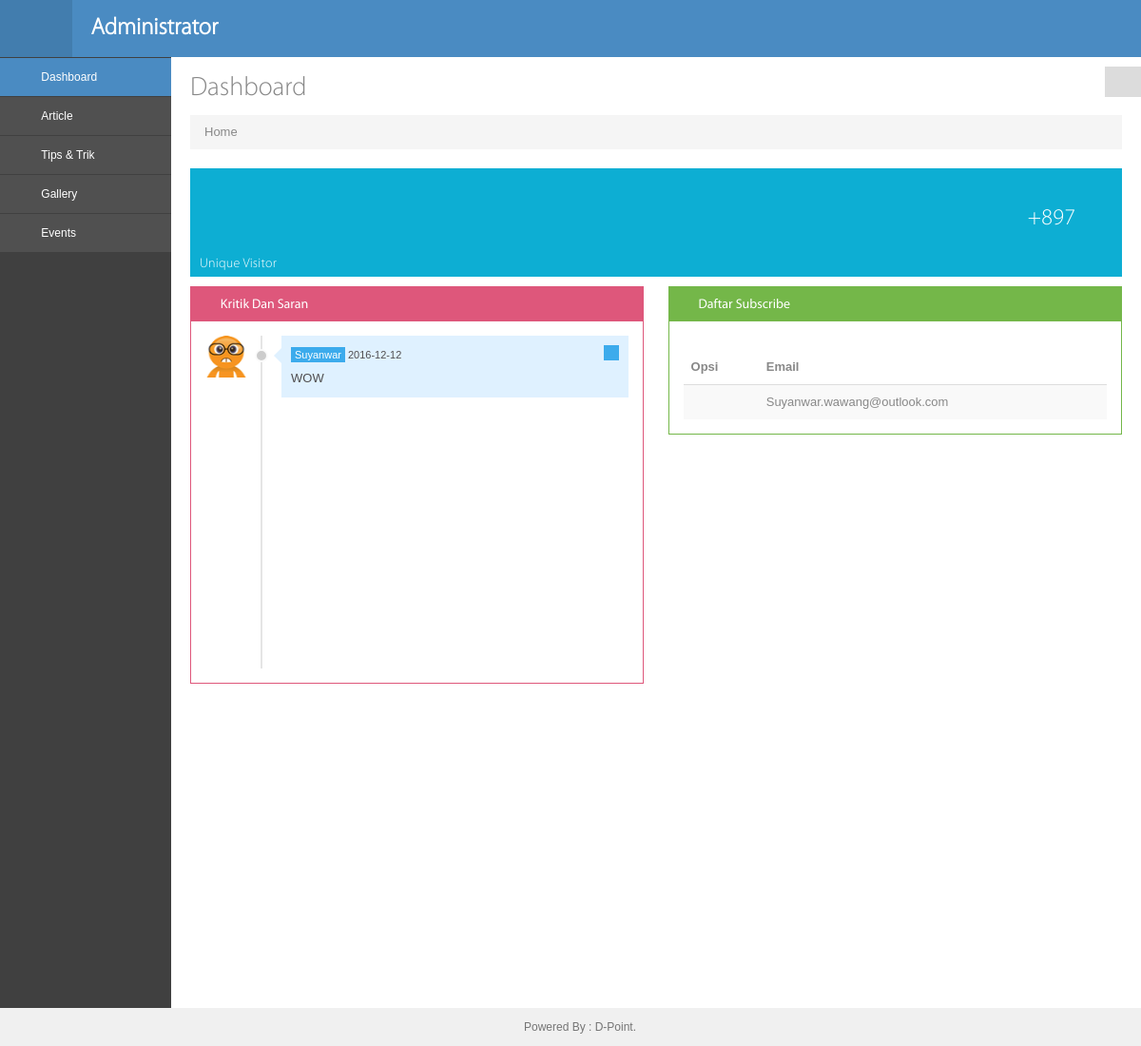
/administrator/dashboard.php (signed in), run on the app's committed database.
### tables this page shows
CREATE TABLE `kritik_saran` (
  `isi_id` int(5) NOT NULL,
  `nama` varchar(50) NOT NULL,
  `isi` longtext NOT NULL,
  `email` varchar(50) NOT NULL,
  `tanggal` date NOT NULL
);

CREATE TABLE `subscribers` (
  `id` int(11) NOT NULL,
  `email` varchar(100) NOT NULL
);

### administrator/dashboard.php (the view, shortened to what this page needs)
<!DOCTYPE html>
<?php
include ('../koneksi.php');
?>
<head>
   <link href="assets/bootstrap/css/bootstrap.min.css" rel="stylesheet" />
   <link href="assets/bootstrap/css/bootstrap-responsive.min.css" rel="stylesheet" />
   <link href="assets/bootstrap/css/bootstrap-fileupload.css" rel="stylesheet" />
   <link href="assets/font-awesome/css/font-awesome.css" rel="stylesheet" />
   <link href="css/style.css" rel="stylesheet" />
   <link href="css/style-responsive.css" rel="stylesheet" />
   <link href="css/style-default.css" rel="stylesheet" id="style_color" />
   <link rel="stylesheet" href="assets/data-tables/DT_bootstrap.css" />
</head>
<body class="fixed-top">
   <div id="header" class="navbar navbar-inverse navbar-fixed-top">
       <div class="navbar-inner">
           <div class="container-fluid">
               <div class="sidebar-toggle-box hidden-phone">
                   <div class="icon-reorder"></div>
               </div>
               <a class="brand" href="dashboard.php">
                   <h3 class="sub-menu">Administrator</h3>
               </a>
               <div class="top-nav ">
                   <ul class="nav pull-right top-menu" >
                       <li class="dropdown mtop5">
                           <a class="dropdown-toggle element" data-placement="bottom" data-toggle="tooltip" href="aksi_admin/aksi_logout.php" data-original-title="Keluar">
                               <i class="icon-off"></i>
                           </a>
                       </li>
                   </ul>
               </div>
           </div>
       </div>
   </div>
   <div id="container" class="row-fluid">
      <div class="sidebar-scroll">
          <div id="sidebar" class="nav-collapse collapse">
              <ul class="sidebar-menu">
                  <li class="sub-menu active">
                      <a class="" href="dashboard.php">
                          <i class="icon-dashboard"></i>
                          <span>Dashboard</span>
                      </a>
                  </li>
                     <li class="sub-menu">
                      <a href="article.php" class="">
                          <i class="icon-book"></i>
                          <span>Article</span>
                      </a>
                  </li>
                  <li class="sub-menu">
                      <a href="tips.php" class="">
                          <i class="icon-road"></i>
                          <span>Tips &amp; Trik </span>
                      </a>
                  </li>
                  <li class="sub-menu">
                      <a href="gallery.php" class="">
                          <i class="icon-camera"></i>
                          <span>Gallery</span>
                      </a>
                  </li>
                  <li class="sub-menu">
                      <a href="events.php" class="">
                          <i class="icon-calendar"></i>
                          <span>Events</span>
                      </a>
                  </li>
              </ul>
          </div>
      </div>
      <div id="main-content">
         <div class="container-fluid">
            <div class="row-fluid">
               <div class="span12">
                   <div id="theme-change" class="hidden-phone">
                       <i class="icon-cogs"></i>
                   </div>
                   <h3 class="page-title">
                     Dashboard
                   </h3>
                   <ul class="breadcrumb">
                       <li>
                           <a href="dashboard.php">Home</a>
                       </li>
                   </ul>
               </div>
            </div>
            <div class="row-fluid">
                <div class="span12">
                <div class="metro-nav">
                    <div class="metro-nav-block nav-block-blue double">
                        <a data-original-title="" href="#">
                            <i class="icon-eye-open"></i>
                            <div class="info">+897</div>
                            <div class="status">Unique Visitor</div>
                        </a>
                    </div>
                </div>
                </div>
            </div>
            <div class="row-fluid">
                 <div class="span6">
                     <div class="widget red scr">
                         <div class="widget-title scrol">
                             <h4><i class="icon-comments-alt"></i> Kritik Dan Saran</h4>
									<span class="tools">
									<a href="javascript:;" class="icon-chevron-down"></a>
									</span>
                         </div>
                         <div class="widget-body">
                             <div class="timeline-messages scroll">
                              <?php
                                     $query = mysqli_query($connect, "SELECT * FROM kritik_saran ORDER BY isi_id DESC");
                    while ($data = mysqli_fetch_array($query)){
                    ?>
                                 <div class="msg-time-chat">
                                     <a class="message-img" href="#"><img alt="" src="img/emo.png" class="avatar"></a>
                                     <div class="message-body msg-out">
                                         <span class="arrow"></span>
                                         <div class="text">
                                             <p class="attribution"><a href="#"><?php echo $data['nama'] ?></a> <?php echo $data['tanggal'] ?>
                                             <a href="aksi_admin/aksi_hapus_kritik_saran.php?id=<?php echo $data['isi_id'];?>" class="hapus-a hapus"><b class="icon-trash hapus"></b> </a>
                                             </p>
                                             <p><?php echo $data['isi']?></p>
                                         </div>
                                     </div>
                                 </div>
                                  <?php
                    }
                    ?>
                             </div>
                         </div>
                     </div>
             </div>
                    <div class="span6">
                     <div class="widget green">
                         <div class="widget-title">
                             <h4><i class="icon-reorder"></i> Daftar Subscribe</h4>
                            <span class="tools">
                                <a href="javascript:;" class="icon-chevron-down"></a>
                            </span>
                         </div>
                         <div class="widget-body">
                             <div>
                                 <div class="space15"></div>
                                 <table class="table table-striped table-hover" id="editable-sample">
                                    <thead>
                                     <tr>
                                         <th>Opsi</th>
                                         <th>Email</th>
                                     </tr>
                                     </thead>
                                      <?php
                                     $query = mysqli_query($connect, "SELECT * FROM subscribers ORDER BY id DESC");
                    while ($subscribe = mysqli_fetch_array($query)){
                    ?>
                                     <tr class="">
                                         <td><a href="aksi_admin/aksi_hapus_subscribers.php?id=<?php echo $subscribe['id'];?>"><b class="icon-trash"></b></a></td>
                                         <td><?php echo $subscribe['email']; ?></td>
                                     </tr>
                                      <?php
                    }
                    ?>
                                 </table>
                             </div>
                         </div>
                     </div>
                     </div>
                   </div>
              </div>
          </div>
      </div>
   <div id="footer">
       Powered By : D-Point.
   </div>
</body>
</html>

### administrator/css/style-responsive.css (style rules this page uses)
@media (min-width: 980px) { #sidebar { position: absolute; width: 180px; } }
@media (min-width: 980px) { #sidebar ul { margin-top:1px !important; width: 100%; } }
@media (min-width: 980px) { #main-content { margin-top: 0px !important; } }
@media (min-width: 980px) { .fixed-top #main-content { margin-top: 20px; } }

### administrator/css/style-default.css (style rules this page uses)
body { color: #888888; }
a, a:hover { text-shadow: none !important; color: #4a8bc2; }
#header.navbar-inverse .navbar-inner { background-color: #4a8bc2; background-image: -moz-linear-gradient(top, #4a8bc2, #4a8bc2); background-image: -webkit-gradient(linear, 0 0, 0 100%, from(#4a8bc2), to(#4a8bc2)); background-image: -webkit-linear-gradient(top, #4a8bc2, #4a8bc2); background-image: -o-linear-gradient(top, #4a8bc2, #4a8bc2); background-image: linear-gradient(to bottom, #4a8bc2, #4a8bc2); background-repeat: repeat-x; border-color: #4a8bc2; color: #fff; filter: progid:DXImageTransform.Microsoft.gradient(startColorstr='#ff4a8bc2', endColorstr='#ff4a8bc2', GradientType=0); }
.sidebar-toggle-box { background: #427dae; color: #fff; }
#sidebar > ul > li > a { color: #fff !important; }
#sidebar > ul > li a i { color: #fff !important; display: inline-block; }
#sidebar > ul > li.active > a, #sidebar > ul > li >a:hover, #sidebar > ul > li:hover>a { background: #4a8bc2; }

### data on the page
kritik_saran: nama "Suyanwar", tanggal "2016-12-12", isi "WOW"
subscribers: email "Suyanwar.wawang@outlook.com"
